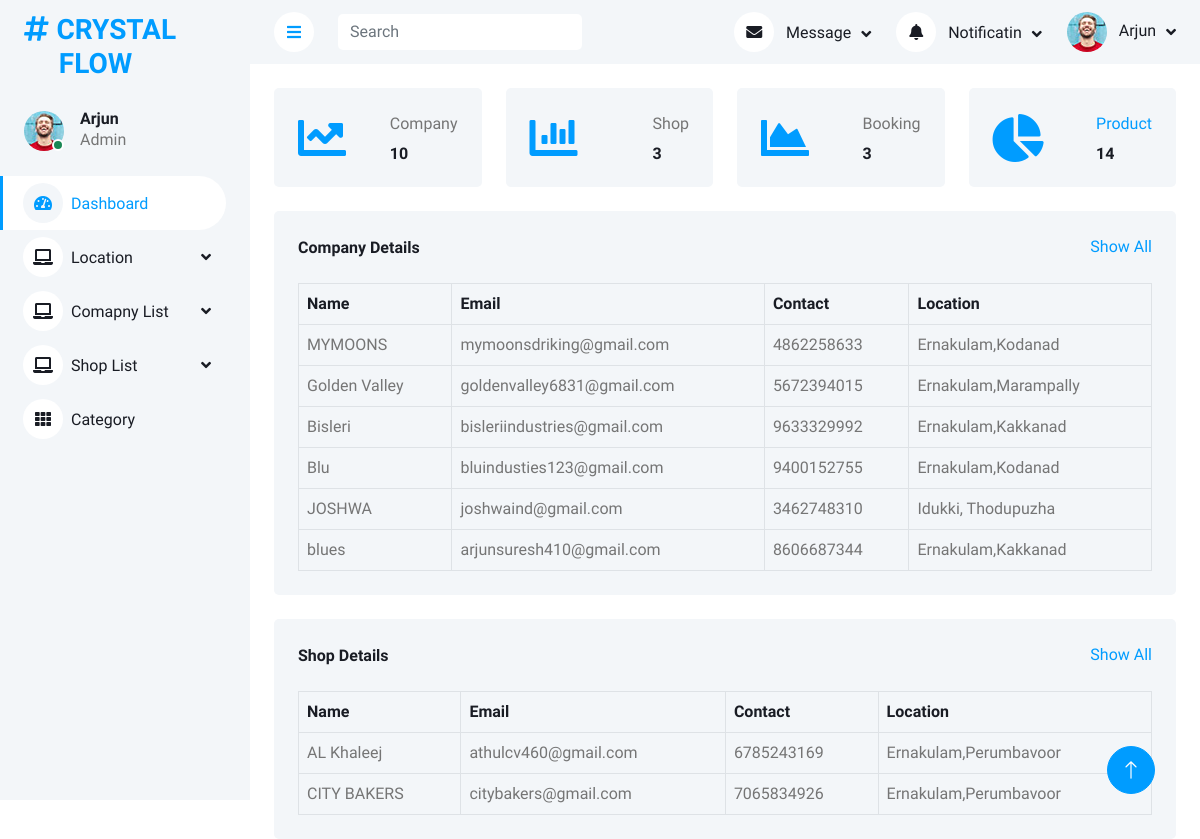
/Project/Admin/HomePage.php, run on the app's committed database.
### tables this page shows
CREATE TABLE `tbl_company` (
  `company_id` int(35) NOT NULL,
  `company_name` varchar(45) NOT NULL,
  `company_address` varchar(45) NOT NULL,
  `company_email` varchar(45) NOT NULL,
  `company_contact` varchar(45) NOT NULL,
  `place_id` int(43) NOT NULL,
  `company_logo` varchar(300) NOT NULL,
  `company_proof` varchar(400) NOT NULL,
  `company_password` varchar(45) NOT NULL,
  `company_vstatus` varchar(450) NOT NULL DEFAULT '0'
);

CREATE TABLE `tbl_district` (
  `district_id` int(11) NOT NULL,
  `district_name` varchar(30) NOT NULL
);

CREATE TABLE `tbl_place` (
  `place_id` int(30) NOT NULL,
  `place_name` varchar(30) NOT NULL,
  `district_id` int(30) NOT NULL
);

CREATE TABLE `tbl_shop` (
  `shop_id` int(35) NOT NULL,
  `shop_name` varchar(45) NOT NULL,
  `shop_contact` varchar(45) NOT NULL,
  `shop_address` varchar(50) NOT NULL,
  `shop_email` varchar(50) NOT NULL,
  `shop_password` varchar(50) NOT NULL,
  `shop_photo` varchar(400) NOT NULL,
  `shop_proof` varchar(400) NOT NULL,
  `shop_vstatus` varchar(350) NOT NULL DEFAULT '0',
  `place_id` int(34) NOT NULL
);

### Project/Admin/HomePage.php (the view, shortened to what this page needs)
<?php
include("../Assets/Connection/Connection.php");
?>
<!DOCTYPE html>
<html lang="en">
<head>
    <link href="https://cdnjs.cloudflare.com/ajax/libs/font-awesome/5.10.0/css/all.min.css" rel="stylesheet">
    <link href="https://cdn.jsdelivr.net/npm/bootstrap-icons@1.4.1/font/bootstrap-icons.css" rel="stylesheet">
    <link href="../Assets/Template/Admin/lib/owlcarousel/assets/owl.carousel.min.css" rel="stylesheet">
    <link href="../Assets/Template/Admin/lib/tempusdominus/css/tempusdominus-bootstrap-4.min.css" rel="stylesheet" />
    <link href="../Assets/Template/Admin/css/bootstrap.min.css" rel="stylesheet">
    <link href="../Assets/Template/Admin/css/style.css" rel="stylesheet">
</head>
<body>
    <div class="container-xxl position-relative bg-white d-flex p-0">
        <div class="sidebar pe-4 pb-3">
            <nav class="navbar bg-light navbar-light">
                <a  class="navbar-brand mx-4 mb-3">
               <h3 class="text-primary"><i class="fa fa-hashtag me-2"></i>CRYSTAL <br>&nbsp;&nbsp;&nbsp;&nbsp; FLOW</h3>
                </a>
                <div class="d-flex align-items-center ms-4 mb-4">
                    <div class="position-relative">
                        <img class="rounded-circle" src="../Assets/Template/Admin/img/user.jpg" alt="" style="width: 40px; height: 40px;">
                        <div class="bg-success rounded-circle border border-2 border-white position-absolute end-0 bottom-0 p-1"></div>
                    </div>
                    <div class="ms-3">
                        <h6 class="mb-0">Arjun</h6>
                        <span>Admin</span>
                    </div>
                </div>
                <div class="navbar-nav w-100">
                    <a href="HomePage.php" class="nav-item nav-link active"><i class="fa fa-tachometer-alt me-2"></i>Dashboard</a>
                    <div class="nav-item dropdown">
                        <a href="HomePage.php" class="nav-link dropdown-toggle" data-bs-toggle="dropdown"><i class="fa fa-laptop me-2"></i>Location</a>
                    </div>
                    <div class="nav-item dropdown">
                        <a href="HomePage.php" class="nav-link dropdown-toggle" data-bs-toggle="dropdown"><i class="fa fa-laptop me-2"></i>Comapny List</a>
                    </div>
                     <div class="nav-item dropdown">
                        <a href="HomePage.php" class="nav-link dropdown-toggle" data-bs-toggle="dropdown"><i class="fa fa-laptop me-2"></i>Shop List</a>
                    </div>
                    <a href="Category.php" class="nav-item nav-link"><i class="fa fa-th me-2"></i>Category</a>
                </div>
            </nav>
        </div>
        <div class="content">
            <nav class="navbar navbar-expand bg-light navbar-light sticky-top px-4 py-0">
                <a href="" class="sidebar-toggler flex-shrink-0">
                    <i class="fa fa-bars"></i>
                </a>
                <form class="d-none d-md-flex ms-4">
                    <input class="form-control border-0" type="search" placeholder="Search">
                </form>
                <div class="navbar-nav align-items-center ms-auto">
                    <div class="nav-item dropdown">
                        <a  class="nav-link dropdown-toggle" data-bs-toggle="dropdown">
                            <i class="fa fa-envelope me-lg-2"></i>
                            <span class="d-none d-lg-inline-flex">Message</span>
                        </a>
                    </div>
                    <div class="nav-item dropdown">
                        <a class="nav-link dropdown-toggle" data-bs-toggle="dropdown">
                            <i class="fa fa-bell me-lg-2"></i>
                            <span class="d-none d-lg-inline-flex">Notificatin</span>
                        </a>
                    </div>
                    <div class="nav-item dropdown">
                        <a  class="nav-link dropdown-toggle" data-bs-toggle="dropdown">
                            <img class="rounded-circle me-lg-2" src="../Assets/Template/Admin/img/user.jpg" alt="" style="width: 40px; height: 40px;">
                            <span class="d-none d-lg-inline-flex">Arjun </span>
                        </a>
                    </div>
                </div>
            </nav>
            <div class="container-fluid pt-4 px-4">
                <div class="row g-4">
                    <div class="col-sm-6 col-xl-3">
                        <div class="bg-light rounded d-flex align-items-center justify-content-between p-4">
                            <i class="fa fa-chart-line fa-3x text-primary"></i>
                            <div class="ms-3">
                                <p class="mb-2">Company</p>
                                <h6 class="mb-0">
                                <?php
                                $sel="select count(*) as id from tbl_company";
                                $res=$Conn->query($sel);
                                $row2=$res->fetch_assoc();
                                echo $row2["id"];
                                ?>
                                </h6>
                            </div>
                        </div>
                    </div>
                    <div class="col-sm-6 col-xl-3">
                        <div class="bg-light rounded d-flex align-items-center justify-content-between p-4">
                            <i class="fa fa-chart-bar fa-3x text-primary"></i>
                            <div class="ms-3">
                                <p class="mb-2">Shop</p>
                                <h6 class="mb-0">
                                    <?php
                                $selqry1="select count(*) as id from tbl_shop";
                                $res1=$Conn->query($selqry1);
                                $row3=$res1->fetch_assoc();
                                echo $row3["id"];
                                ?>
                                </h6>
                            </div>
                        </div>
                    </div>
                    <div class="col-sm-6 col-xl-3">
                        <div class="bg-light rounded d-flex align-items-center justify-content-between p-4">
                            <i class="fa fa-chart-area fa-3x text-primary"></i>
                            <div class="ms-3">
                                <p class="mb-2">Booking</p>
                                <h6 class="mb-0">
                                <?php
                                $sel2="select count(*) as id from tbl_booking";
                                $res2=$Conn->query($sel2);
                                $row3=$res2->fetch_assoc();
                                echo $row3["id"];
                                ?></h6>
                            </div>
                        </div>
                    </div>
                    <div class="col-sm-6 col-xl-3">
                        <div class="bg-light rounded d-flex align-items-center justify-content-between p-4">
                            <i class="fa fa-chart-pie fa-3x text-primary"></i>
                            <div class="ms-3">
                                <p class="mb-2"><a href="Productview.php"> Product</a></p>
                                <h6 class="mb-0">
                                <?php
                                $sel3="select count(*) as id from tbl_product";
                                $res4=$Conn->query($sel3);
                                $row4=$res4->fetch_assoc();
                                echo $row4["id"];
                                ?>
                                </h6>
                            </div>
                        </div>
                    </div>
                </div>
            </div>
            <div class="container-fluid pt-4 px-4">
                <div class="bg-light text-center rounded p-4">
                    <div class="d-flex align-items-center justify-content-between mb-4">
                        <h6 class="mb-0">Company Details</h6>
                        <a href="VerifiedCompany.php">Show All</a>
                    </div>
                    <div class="table-responsive">
                        <table class="table text-start align-middle table-bordered table-hover mb-0">
                            <thead>
                                <tr class="text-dark">
                                    <th scope="col">Name</th>
                                    <th scope="col">Email</th>
                                    <th scope="col">Contact</th>
                                    <th scope="col">Location</th>
                                </tr>
                            </thead>
                            <tbody>
                              <?php
                              $selqry="select * from tbl_company c inner join tbl_place p on c.place_id=p.place_id inner join tbl_district d on p.district_id=d.district_id  where  company_vstatus=1 ";
                              $result=$Conn->query($selqry);
                              while($row=$result->fetch_assoc())
                              {
                              ?>
                                <tr>
                                    <td><?php echo $row["company_name"] ?></td>
                                    <td><?php echo $row["company_email"] ?></td>
                                    <td><?php echo $row["company_contact"] ?></td>
                                    <td><?php echo $row["district_name"] ?>,<?php echo $row["place_name"] ?></td>
                                </tr>
                                <?php
                              }
                                ?>
                            </tbody>
                        </table>
                    </div>
                </div>
            </div>
             <div class="container-fluid pt-4 px-4">
                <div class="bg-light text-center rounded p-4">
                    <div class="d-flex align-items-center justify-content-between mb-4">
                        <h6 class="mb-0">Shop Details</h6>
                        <a href="VerifiedShop.php">Show All</a>
                    </div>
                    <div class="table-responsive">
                        <table class="table text-start align-middle table-bordered table-hover mb-0">
                            <thead>
                                <tr class="text-dark">
                                    <th scope="col">Name</th>
                                    <th scope="col">Email</th>
                                    <th scope="col">Contact</th>
                                    <th scope="col">Location</th>
                                </tr>
                            </thead>
                            <tbody>
                              <?php
                              $selqry1="select * from tbl_shop c inner join tbl_place p on c.place_id=p.place_id inner join tbl_district d on p.district_id=d.district_id  where shop_vstatus=1";
                              $result1=$Conn->query($selqry1);
                              while($row1=$result1->fetch_assoc())
                              {
                              ?>
                                <tr>
                                    <td><?php echo $row1["shop_name"] ?></td>
                                    <td><?php echo $row1["shop_email"] ?></td>
                                    <td><?php echo $row1["shop_contact"] ?></td>
                                    <td><?php echo $row1["district_name"] ?>,<?php echo $row1["place_name"] ?></td>
                                </tr>
                                <?php
                              }
                                ?>
                            </tbody>
                        </table>
                    </div>
                </div>
            </div>
        </div>
        <a href="HomePage.php" class="btn btn-lg btn-primary btn-lg-square back-to-top"><i class="bi bi-arrow-up"></i></a>
    </div>
</body>
</html>

### Project/Assets/Template/Admin/css/style.css (style rules this page uses)
:root { --primary: #009CFF; --light: #F3F6F9; --dark: #191C24; }
.back-to-top { position: fixed; display: none; right: 45px; bottom: 45px; z-index: 99; }
.btn { transition: .5s; }
.btn.btn-primary { color: #FFFFFF; }
.btn-lg-square { width: 48px; height: 48px; }
.btn-square, .btn-sm-square, .btn-lg-square { padding: 0; display: inline-flex; align-items: center; justify-content: center; font-weight: normal; border-radius: 50px; }
.sidebar { position: fixed; top: 0; left: 0; bottom: 0; width: 250px; height: 100vh; overflow-y: auto; background: var(--light); transition: 0.5s; z-index: 999; }
.content { margin-left: 250px; min-height: 100vh; background: #FFFFFF; transition: 0.5s; }
@media (min-width: 992px) { .sidebar { margin-left: 0; } }
@media (min-width: 992px) { .content { width: calc(100% - 250px); } }
.sidebar .navbar .navbar-nav .nav-link { padding: 7px 20px; color: var(--dark); font-weight: 500; border-left: 3px solid var(--light); border-radius: 0 30px 30px 0; outline: none; }
.sidebar .navbar .navbar-nav .nav-link:hover, .sidebar .navbar .navbar-nav .nav-link.active { color: var(--primary); background: #FFFFFF; border-color: var(--primary); }
.sidebar .navbar .navbar-nav .nav-link i { width: 40px; height: 40px; display: inline-flex; align-items: center; justify-content: center; background: #FFFFFF; border-radius: 40px; }
.sidebar .navbar .navbar-nav .nav-link:hover i, .sidebar .navbar .navbar-nav .nav-link.active i { background: var(--light); }
.sidebar .navbar .dropdown-toggle::after { position: absolute; top: 15px; right: 15px; border: none; content: "\f107"; font-family: "Font Awesome 5 Free"; font-weight: 900; transition: .5s; }
.content .navbar .navbar-nav .nav-link { margin-left: 25px; padding: 12px 0; color: var(--dark); outline: none; }
.content .navbar .sidebar-toggler, .content .navbar .navbar-nav .nav-link i { width: 40px; height: 40px; display: inline-flex; align-items: center; justify-content: center; background: #FFFFFF; border-radius: 40px; }
.content .navbar .dropdown-toggle::after { margin-left: 6px; vertical-align: middle; border: none; content: "\f107"; font-family: "Font Awesome 5 Free"; font-weight: 900; transition: .5s; }

### data on the page
tbl_company: company_name "MYMOONS", company_email "mymoonsdriking@gmail.com", company_contact "4862258633", tbl_district.district_name "Ernakulam", place.place_name "Kodanad"
tbl_company: company_name "Golden Valley", company_email "goldenvalley6831@gmail.com", company_contact "5672394015", tbl_district.district_name "Ernakulam", place.place_name "Marampally"
tbl_company: company_name "Bisleri", company_email "bisleriindustries@gmail.com", company_contact "9633329992", tbl_district.district_name "Ernakulam", place.place_name "Kakkanad"
tbl_company: company_name "Blu", company_email "bluindusties123@gmail.com", company_contact "9400152755", tbl_district.district_name "Ernakulam", place.place_name "Kodanad"
tbl_company: company_name "JOSHWA", company_email "joshwaind@gmail.com", company_contact "3462748310", tbl_district.district_name "Idukki", place.place_name "Thodupuzha"
tbl_company: company_name "blues", company_email "arjunsuresh410@gmail.com", company_contact "8606687344", tbl_district.district_name "Ernakulam", place.place_name "Kakkanad"
tbl_shop: shop_name "AL Khaleej", shop_email "athulcv460@gmail.com", shop_contact "6785243169", tbl_district.district_name "Ernakulam", place.place_name "Perumbavoor"
tbl_shop: shop_name "CITY BAKERS", shop_email "citybakers@gmail.com", shop_contact "7065834926", tbl_district.district_name "Ernakulam", place.place_name "Perumbavoor"

### other printed values
$row2["id"] "10"
$row3["id"] "3"
$row4["id"] "14"
